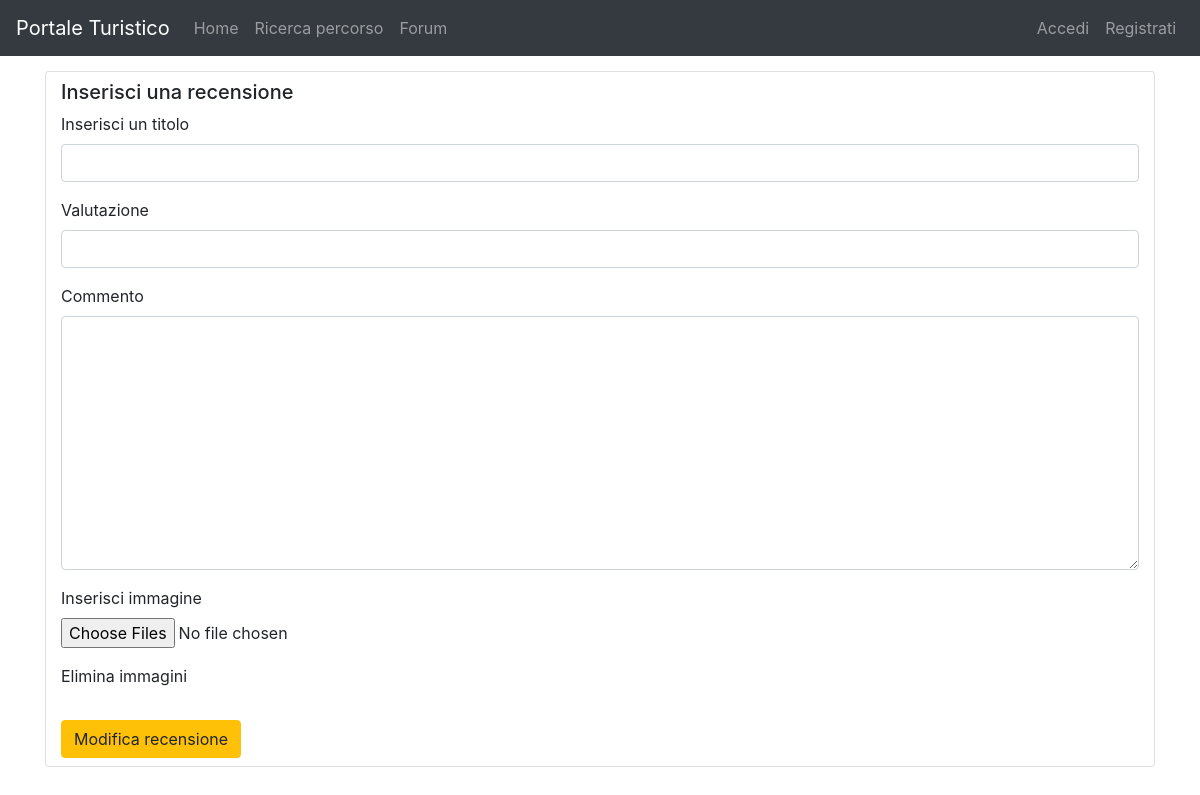
Page /path/edit_review/1-2/ on the earlier database version.
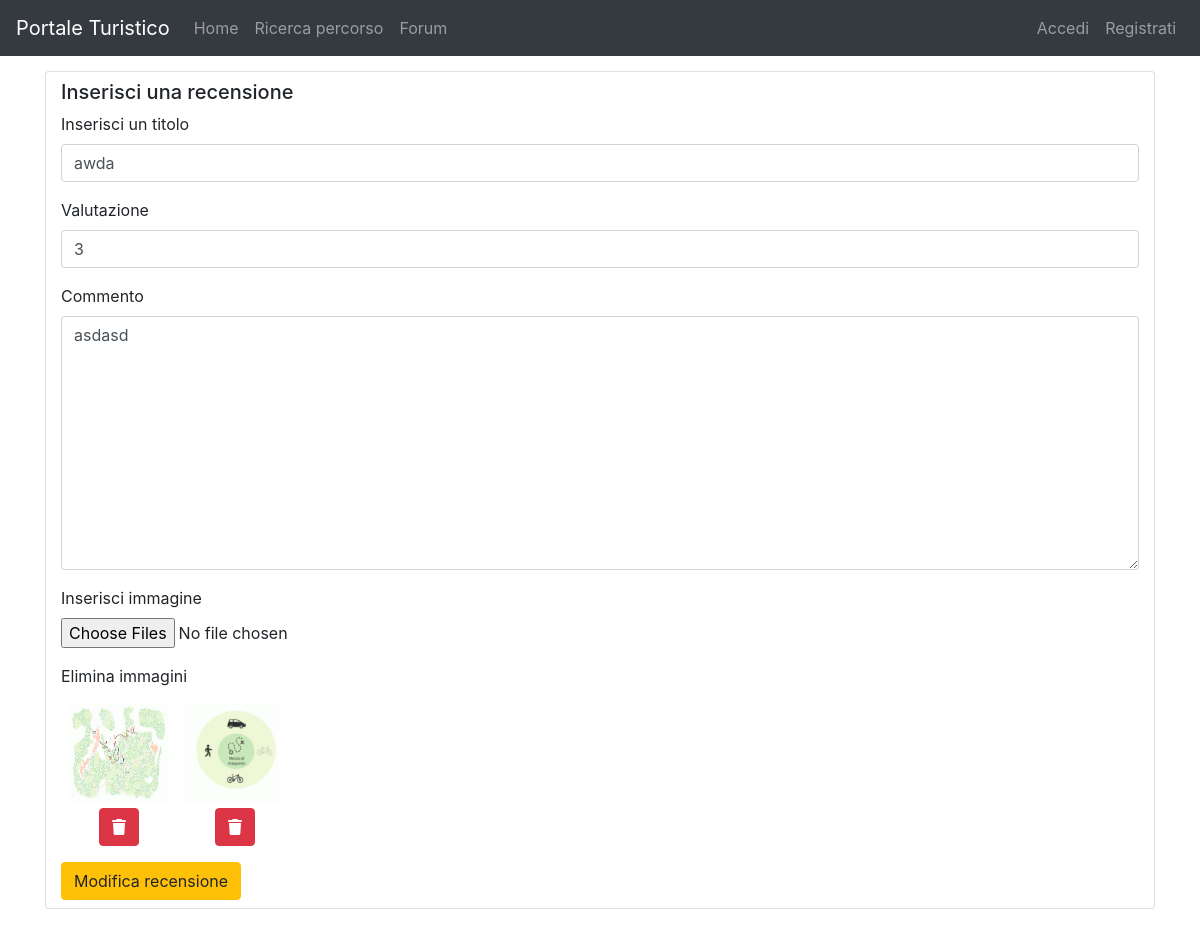
Same page on the later database version.
### pathManagement/models.py (models this page shows, shortened)
class Review(models.Model):
    class Meta:
        unique_together = (('path', 'user'),)
    path = models.ForeignKey(Path, on_delete=models.CASCADE)
    user = models.ForeignKey(Profile, on_delete=models.CASCADE)
    valuation = models.PositiveIntegerField(validators=[MinValueValidator(1), MaxValueValidator(5)])
    title = models.CharField(blank=False, max_length=255)
    comment = models.TextField(blank=True, max_length=1000)
    created_at = models.DateTimeField(auto_now_add=True)

class ListPhoto(models.Model):
    review = models.ForeignKey(Review, on_delete=models.CASCADE)
    photo = models.ImageField(blank=True, upload_to=user_review_directory_path)

### pathManagement/views.py (the view, shortened to what this page needs)
# urls.py: path('edit_review/<int:pk1>-<int:pk2>/', EditPathReview.as_view(), name='editReview'),
class EditPathReview(UpdateView):
    model = Review
    template_name = 'editPathReview.html'
    form_class = EditPathReviewForm
    def get_object(self, queryset=None):
        return return_review(self.kwargs.get('pk2'), self.kwargs.get('pk1'))
    def get_context_data(self, **kwargs):
        context = super(EditPathReview, self).get_context_data()
        review = return_review(self.kwargs.get('pk2'), self.kwargs.get('pk1'))
        image = ListPhoto.objects.filter(review=review)
        context['image'] = image
        context['pk_user'] = self.kwargs.get('pk1')
        context['pk_path'] = self.kwargs.get('pk2')
        return context
    '''
    def form_valid(self, form):
        response = super(EditPathReview, self).form_valid(form)
        messages.success(self.request, "Informazioni modificate correttamente")
        return response
    '''

### pathManagement/forms.py
class EditPathReviewForm(ModelForm):
    image = forms.ImageField(required=False, label='Inserisci immagine', widget=forms.ClearableFileInput(attrs={'multiple': True}))
    class Meta:
        model = Review
        fields = ['title', 'valuation', 'comment']
        labels = {
            'comment': _('Commento'),
            'valuation': _('Valutazione'),
            'title': _('Inserisci un titolo'),
        }

### pathManagement/views.py (called while the page is built)
def return_review(pk_path, pk_user):
    path = Path.objects.filter(id=pk_path).last()
    user = User.objects.filter(pk=pk_user).last()
    profile = Profile.objects.filter(user=user).last()
    return Review.objects.filter(user=profile, path=path).last()

### pathManagement/templates/editPathReview.html (shortened to what this page needs)
{% extends 'base.html' %}
{% load crispy_forms_tags %}
{% block slideshow %}
    <div class="container py-3">
        <div class="card py-2">
            <div class="col-md-12">
                <h5>Inserisci una recensione</h5>
                <form action="" method="post" enctype="multipart/form-data">{% csrf_token %}
                    {{ form.title|as_crispy_field }}
                    {{ form.valuation|as_crispy_field }}
                    {{ form.comment|as_crispy_field }}
                    {{ form.image|as_crispy_field }}
                    <p>Elimina immagini</p>
                    <ul class="pagination pg-blue">
                        {% for imm in image %}
                            <li class="page-item">
                                <div class="container px-2">
                                    <img src="{{ imm.photo.url }}" height="100" width="100">
                                    <br>
                                    <div class="text-center pt-1">
                                        <a href="{% url 'deleteImageReview' pk_user pk_path imm.pk %}"
                                           class="btn btn-danger"
                                           type="submit"
                                           role="button" style="justify-content: right"> <i class="fas fa-trash"></i>
                                        </a>
                                    </div>
                                </div>
                            </li>
                        {% endfor %}
                    </ul>
                    <button class="btn btn-warning btn-rounded z-depth-0" type="submit">
                        Modifica recensione
                    </button>
                </form>
            </div>
        </div>
    </div>
{% endblock %}

Differences in the rows shown:
added Review: title "awda", valuation "3", comment "asdasd"
added ListPhoto: photo (picture)
added ListPhoto: photo (picture)
